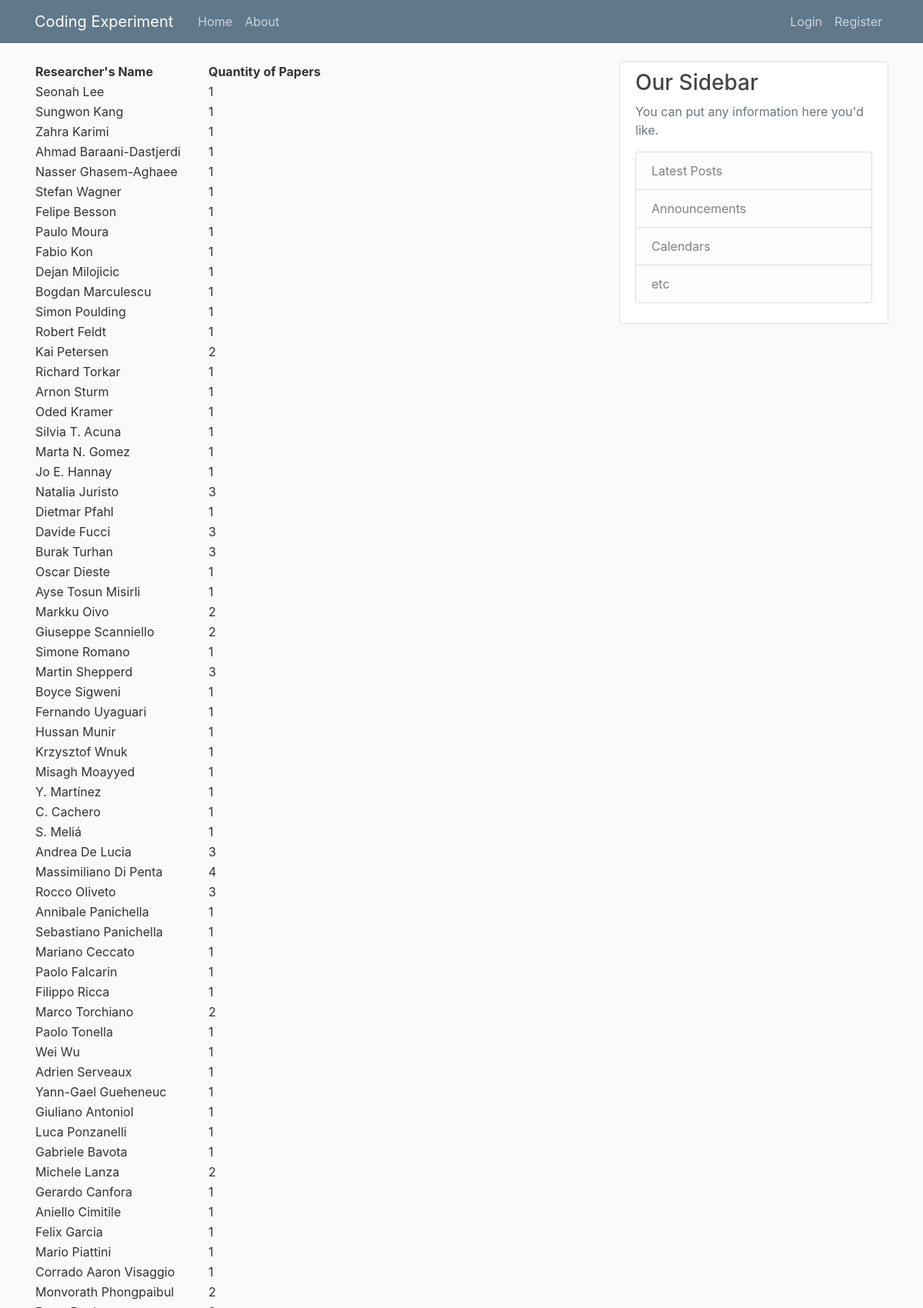
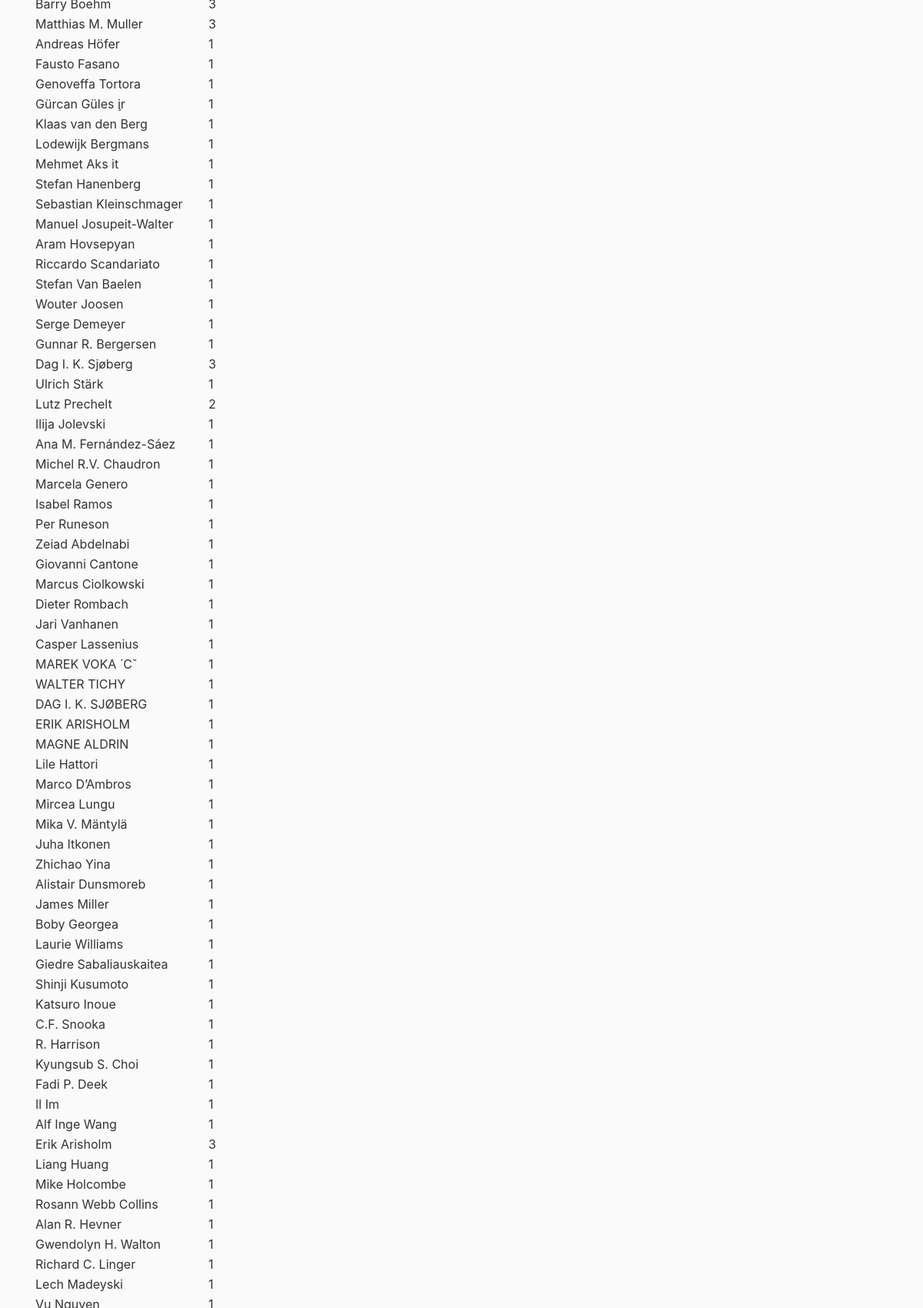
Screenshot of /metadata/authors (upper part) with the database file from the repository (2 pictures, top to bottom).
### coding_tool/models.py (models this page shows, shortened)
class Publication(db.Model):
    __tablename__ = 'publication'
    pub_id = db.Column(db.Integer, primary_key=True)
    title = db.Column(db.String(200), nullable=False)
    year = db.Column(db.Integer, nullable=False)
    venue = db.Column(db.String(200), nullable=False)
    authors = db.Column(db.String(200), nullable=False)
    institution = db.Column(db.String(200), nullable=False)
    keywords = db.Column(db.String(200), nullable=False)
    samples = db.relationship('Sampling', backref='publication', lazy=True)

### coding_tool/metadata/routes.py (the view)
@metadata.route("/metadata/authors")
def authors():
    c = Counter()
    publications = Publication.query.all()
    for pub in publications:
        c.update(map(str.strip, pub.authors.split(';')))
    return render_template('most_authors.html', most_common_authors=c.items())

### coding_tool/templates/most_authors.html
{% extends "layout.html" %}
{% block content %}
    <table data-toggle="table" data-sort-stable="true" data-sort-name="quantity"
    data-sort-order="desc" data-search="true" data-visible-search="true">
      <thead>
        <tr>
          <th data-field="name" data-sortable="true">Researcher's Name</th>
          <th data-field="quantity" data-sortable="true">Quantity of Papers</th>
        </tr>
      </thead>
      <tbody>
        {% for author in most_common_authors %}
          <tr>
            <td> {{ author[0] }} </td>
            <td> {{ author[1] }} </td>
          </tr>
        {% endfor %}
      </tbody>
    </table>
{% endblock content %}

### coding_tool/static/main.css (style rules this page uses)
body { background: #fafafa; color: #333333; margin-top: 5rem; }

### rows the page displays
Publication: authors "Per Runeson", author "1"
Publication: authors "Lech Madeyski", author "1"

### other values shown
{{ author[0] }} "Seonah Lee" "Sungwon Kang" "Zahra Karimi" "Ahmad Baraani-Dastjerdi" "Nasser Ghasem-Aghaee" "Stefan Wagner" "Felipe Besson" "Paulo Moura" "Fabio Kon" "Dejan Milojicic" "Bogdan Marculescu" "Simon Poulding" "Robert Feldt" "Kai Petersen" "Richard Torkar" "Arnon Sturm" "Oded Kramer" "Silvia T. Acuna" "Marta N. Gomez" "Jo E. Hannay" "Natalia Juristo" "Dietmar Pfahl" "Davide Fucci" "Burak Turhan" "Oscar Dieste" "Ayse Tosun Misirli" "Markku Oivo" "Giuseppe Scanniello" "Simone Romano" "Martin Shepperd" "Boyce Sigweni" "Fernando Uyaguari" "Hussan Munir" "Krzysztof Wnuk" "Misagh Moayyed" "Y. Martínez" "C. Cachero" "S. Meliá" "Andrea De Lucia" "Massimiliano Di Penta" "Rocco Oliveto" "Annibale Panichella" "Sebastiano Panichella" "Mariano Ceccato" "Paolo Falcarin" "Filippo Ricca" "Marco Torchiano" "Paolo Tonella" "Wei Wu" "Adrien Serveaux" "Yann-Gael Gueheneuc" "Giuliano Antoniol" "Luca Ponzanelli" "Gabriele Bavota" "Michele Lanza" "Gerardo Canfora" "Aniello Cimitile" "Felix Garcia" "Mario Piattini" "Corrado Aaron Visaggio" "Monvorath Phongpaibul" "Barry Boehm" "Matthias M. Muller" "Andreas Höfer" "Fausto Fasano" "Genoveffa Tortora" "Gürcan Güles ̧ir" "Klaas van den Berg" "Lodewijk Bergmans" "Mehmet Aks it" "Stefan Hanenberg" "Sebastian Kleinschmager" "Manuel Josupeit-Walter" "Aram Hovsepyan" "Riccardo Scandariato" "Stefan Van Baelen" "Wouter Joosen" "Serge Demeyer" "Gunnar R. Bergersen" "Dag I. K. Sjøberg" "Ulrich Stärk" "Lutz Prechelt" "Ilija Jolevski" "Ana M. Fernández-Sáez" "Michel R.V. Chaudron" "Marcela Genero" "Isabel Ramos" "Zeiad Abdelnabi" "Giovanni Cantone" "Marcus Ciolkowski" "Dieter Rombach" "Jari Vanhanen" "Casper Lassenius" "MAREK VOKA ́ Cˇ" "WALTER TICHY" "DAG I. K. SJØBERG" "ERIK ARISHOLM" "MAGNE ALDRIN" "Lile Hattori" "Marco D’Ambros" "Mircea Lungu" "Mika V. Mäntylä" "Juha Itkonen" "Zhichao Yina" "Alistair Dunsmoreb" "James Miller" "Boby Georgea" "Laurie Williams" "Giedre Sabaliauskaitea" "Shinji Kusumoto" "Katsuro Inoue" "C.F. Snooka" "R. Harrison" "Kyungsub S. Choi" "Fadi P. Deek" "Il Im" "Alf Inge Wang" "Erik Arisholm" "Liang Huang" "Mike Holcombe" "Rosann Webb Collins" "Alan R. Hevner" "Gwendolyn H. Walton" "Richard C. Linger"
{{ author[1] }} "1" "1" "1" "1" "1" "1" "1" "1" "1" "1" "1" "1" "1" "2" "1" "1" "1" "1" "1" "1" "3" "1" "3" "3" "1" "1" "2" "2" "1" "3" "1" "1" "1" "1" "1" "1" "1" "1" "3" "4" "3" "1" "1" "1" "1" "1" "2" "1" "1" "1" "1" "1" "1" "1" "2" "1" "1" "1" "1" "1" "2" "3" "3" "1" "1" "1" "1" "1" "1" "1" "1" "1" "1" "1" "1" "1" "1" "1" "1" "3" "1" "2" "1" "1" "1" "1" "1" "1" "1" "1" "1" "1" "1" "1" "1" "1" "1" "1" "1" "1" "1" "1" "1" "1" "1" "1" "1" "1" "1" "1" "1" "1" "1" "1" "1" "1" "1" "3" "1" "1" "1" "1" "1" "1"
